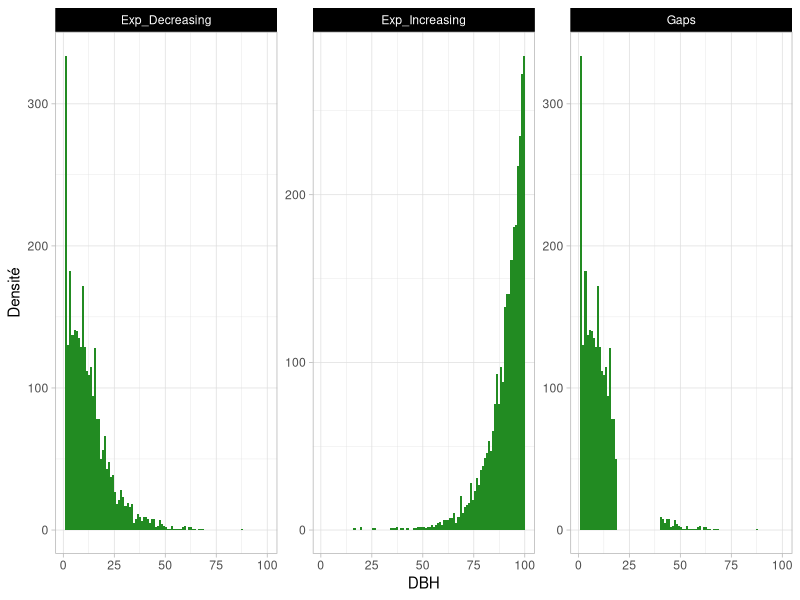
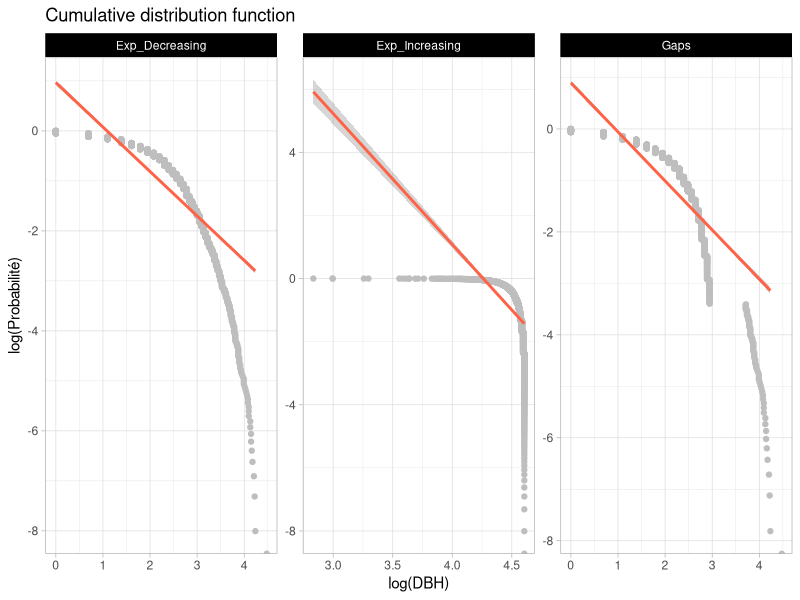

Write the R code that produced these figures, in order.
## ---- chunk 1
library(tidyverse)
library(kableExtra)
## ---- chunk 2
# Pour la reproductibilité
set.seed(123) 

# Création data.frame
## 1 uniforme
# Génére des prob fixe
probs_decreasing <- dexp(1:100, rate = 0.1)
probs_decreasing <- probs_decreasing / sum(probs_decreasing) # Normaliser les probabilités

# distribution exponnentiel
DBH_exp_decreasing <- data.frame(
  DBH = sample(1:100, 3000, replace = TRUE, prob = probs_decreasing),
  scientificName = "Exp_Decreasing")

## 2 exponentiel décroissant
DBH_exp_decreasing <- data.frame(DBH = c(sample(1:10, 1500, replace = TRUE),
                                         sample(11:100, 1500, replace = TRUE, prob = dexp(1:90, rate = 0.1))), 
                                 scientificName = "Exp_Decreasing")

## 3 présence de saut
DBH_gaps <- DBH_exp_decreasing %>%
  filter(!(DBH >= 20 & DBH <= 40)) %>%
  mutate(scientificName = "Gaps")

## 4 faire apparaître vers les 100 un pic
probs_increasing <- dexp(100:1, rate = 0.1) # Générer les probabilités exponentielles inversées
probs_increasing <- probs_increasing / sum(probs_increasing) # Normaliser les probabilités
DBH_exp_increasing <- data.frame(DBH = sample(1:100, 3000, replace = TRUE, prob = probs_increasing),
                                 scientificName = "Exp_Increasing")

# Fusion des df
simulation <- rbind(DBH_exp_decreasing, DBH_gaps, DBH_exp_increasing)
## ---- chunk 3
simulation %>%
  ggplot(aes (x = DBH)) +
    geom_histogram(breaks = seq(1, 100, by = 1 ),fill = "forestgreen") + #début à 1
    theme_light() +
    labs(x = "DBH", y = "Densité") +
    facet_wrap(vars(scientificName), scales = "free", ncol = 3) +
  theme_light()+
  theme(strip.background = element_rect(fill = "black"))
## ---- chunk 4
# création du cdf
simulation %>%
  group_by(scientificName) %>%
  mutate(
    scientificName = factor(scientificName),
    DBH = sort(DBH),
    ord = order(DBH),
    cdf = 1 - (ord / max(ord))) %>%

  # création de l'objet ggplot
    ggplot(aes(x = log(DBH), y = log(cdf))) +
    geom_point(color = "grey") +
    geom_smooth(method = "lm", color = "tomato", se = TRUE) +
    labs(x = "log(DBH)", y = "log(Probabilité)", title = paste("Cumulative distribution function")) +
    facet_wrap(vars(scientificName), scales = "free", ncol = 3) +
  theme_light()+
  theme(strip.background = element_rect(fill = "black"))
## ---- chunk 5
# liste des espèces
esp_6 <- unique(simulation$scientificName)
# Création de la liste pour stocker les résultats
result_list <- list()

# Boucle à travers chaque espèce
for (esp in esp_6) {
  # Filtre données
  ml_data <- simulation %>%
    filter(scientificName == esp) %>% 
    select(DBH) %>%
    na.omit() %>%
    mutate(DBH = sort(DBH),
           ord = order(DBH),
           cdf = 1 - (ord / max(ord)))
  
  # Modèle linéaire
model <- lm(log(cdf) ~ log(DBH), data = ml_data %>% filter(cdf != 0))
  
  # Intervalles de confiance
conf_intervals <- confint(model)
  
  # Coefficients de la droite d'équation
coefficients <- coef(model)
  
  # Erreur standard
std_error <- summary(model)$sigma
  
  # Coefficient de détermination R²
r_squared <- summary(model)$r.squared
  
  # Extraire les informations
  intercept <- coefficients[1]
  slope <- coefficients[2]
  lower_confint <- conf_intervals[2, 1] # 2.5% CI
  upper_confint <- conf_intervals[2, 2] # 97.5% CI
  
  # Stocker les résultats dans la liste
  result_list[[esp]] <- c(Intercept = intercept, Slope = slope, Lower_CI = lower_confint, Upper_CI = upper_confint, Std_Error = std_error, R_Squared = r_squared)
}

# Convertir la liste en data frame
result_df <- do.call(rbind, result_list) %>%
  as.data.frame() %>%
  rownames_to_column(var = "Species")

# Afficher le data frame
kable(result_df)
